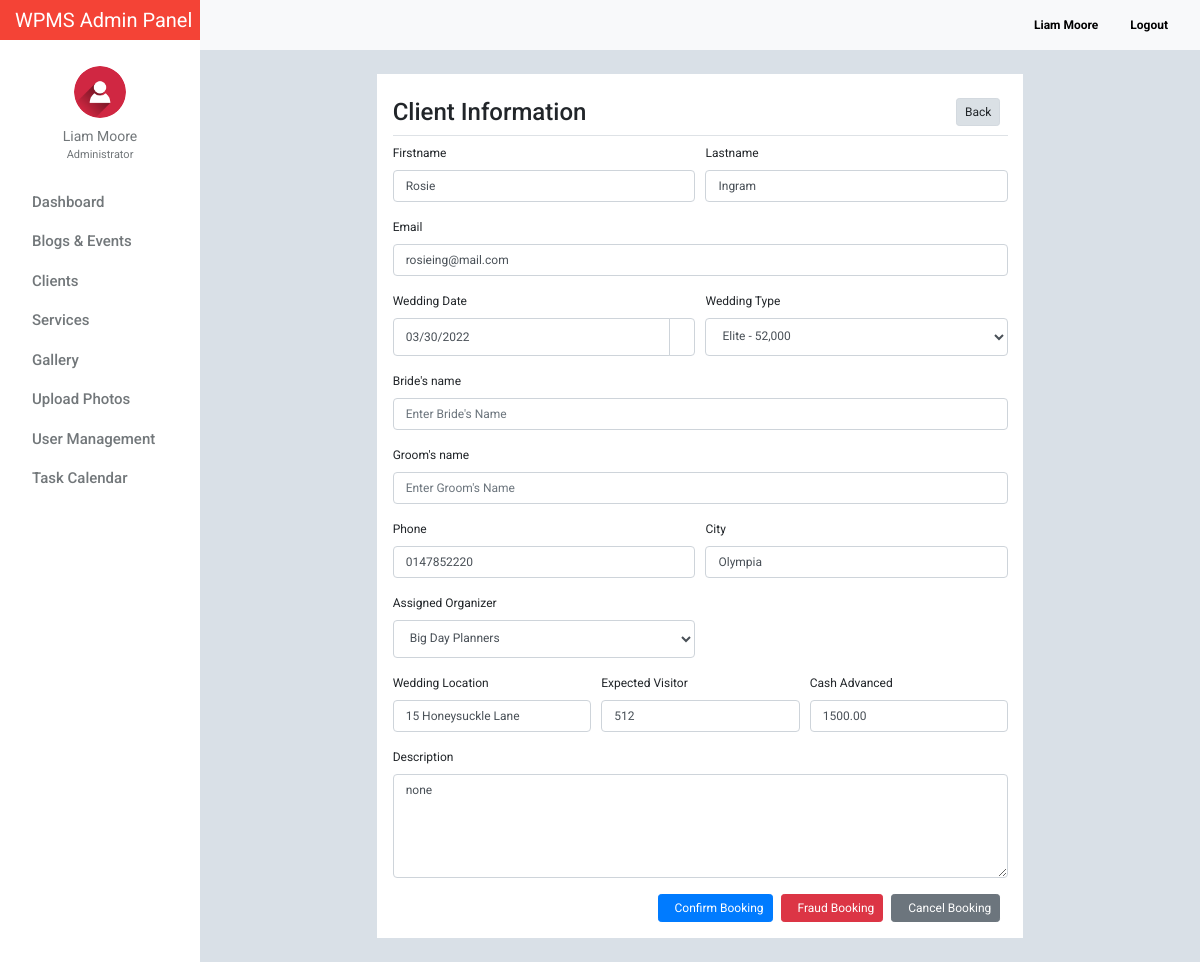
/admin/client_assign.php?booking=3&user_id=3 (signed in), run on the app's committed database.
### tables this page shows
CREATE TABLE `tblusers` (
  `id` int(11) NOT NULL,
  `firstname` varchar(32) NOT NULL,
  `lastname` varchar(32) NOT NULL,
  `gender` enum('m','f') NOT NULL,
  `username` varchar(50) NOT NULL,
  `password` varchar(50) NOT NULL,
  `email` varchar(100) NOT NULL,
  `designation` varchar(100) NOT NULL,
  `address` text NOT NULL,
  `access_level` enum('0','1','2') NOT NULL,
  `profile_picture` varchar(100) NOT NULL,
  `date_created` varchar(100) NOT NULL
);

CREATE TABLE `tblaccounts_detail` (
  `id` int(11) NOT NULL,
  `user_id` int(11) NOT NULL,
  `firstname` varchar(32) NOT NULL,
  `lastname` varchar(32) NOT NULL,
  `phone` varchar(20) NOT NULL,
  `city` varchar(50) NOT NULL,
  `datetime_created` timestamp NOT NULL DEFAULT current_timestamp(),
  `description` text NOT NULL,
  `location` text NOT NULL,
  `expectation_visitor` varchar(100) NOT NULL,
  `cash_advanced` decimal(10,2) NOT NULL,
  `status` varchar(100) NOT NULL DEFAULT 'pending',
  `date_signed` datetime NOT NULL
);

CREATE TABLE `tblweddingbook` (
  `booking_id` int(11) NOT NULL,
  `user_id` int(11) NOT NULL,
  `bride` varchar(32) NOT NULL,
  `groom` varchar(32) NOT NULL,
  `wedding_type` int(11) NOT NULL,
  `user_email` varchar(100) NOT NULL,
  `wedding_date` varchar(100) NOT NULL,
  `organizer_id` int(11) NOT NULL
);

### admin/include/database.php (called while the page is built, shortened)
<?php
class Database
{
    public $connection;
    public function open_connection()
    {
        $this->connection = mysqli_connect(DB_HOST, DB_USER, DB_PASS, DB_NAME);
    }
    public function query($sql)
    {
        $result = mysqli_query($this->connection, $sql);
        return $result;
    }
}
$db = new Database();
?>

### admin/include/db_object.php (called while the page is built, shortened)
<?php
class DB_Object
{
    public static function find_all() {
        return static::find_by_query("SELECT * FROM " . static::$db_table . " ORDER BY id DESC");
    }
    public static function find_by_id($id) {
        $the_result_array = static::find_by_query("SELECT * FROM " . static::$db_table . " WHERE id = $id ORDER BY id DESC  LIMIT 1 ");
        return !empty($the_result_array) ? array_shift($the_result_array) : false;
    }
    public static function find_by_user_id($id) {
        $the_result_array = static::find_by_query("SELECT * FROM " . static::$db_table . " WHERE user_id = $id ORDER BY user_id DESC  LIMIT 1 ");
        return !empty($the_result_array) ? array_shift($the_result_array) : false;
    }
    public static function find_by_booking_id($id) {
        $the_result_array = static::find_by_query("SELECT * FROM " . static::$db_table . " WHERE booking_id = $id ORDER BY booking_id DESC  LIMIT 1 ");
        return !empty($the_result_array) ? array_shift($the_result_array) : false;
    }
    public static function find_by_query($sql) {
        global $db;
        $result_set = $db->query($sql);
        $the_object_array = array();
        while($row = mysqli_fetch_array($result_set)) {
            $the_object_array[] = static::instantiation($row);
        }
        return $the_object_array;
    }
    public static function instantiation($the_record){
        $the_object = new $calling_class;
        foreach($the_record as $the_attribute => $value)
        {
            if($the_object->has_the_attribute($the_attribute)) {
                $the_object->$the_attribute = $value;
            }
        }
        return $the_object;
    }
    private function has_the_attribute($the_attribute) {
        $object_properties = get_object_vars($this);
        return array_key_exists($the_attribute, $object_properties);
    }
}
?>

### admin/include/Users.php (called while the page is built, shortened)
<?php
class Users extends DB_Object
{
    public $profile_picture;
    public $upload_directory = "upload/users";
    public $image_placeholder = "http://placehold.it/64x64&text=images";
    public function profile_picture_picture() {
        return empty($this->profile_picture) ? $this->image_placeholder : $this->upload_directory. '/' .$this->profile_picture;
    }
}
?>

### admin/client_assign.php (the view, shortened to what this page needs)
<?php
    $booking_id = $_GET['booking'];
    $user_id = $_GET['user_id'];
    $account_detail =  Account_Details::find_by_user_id($user_id);
    $booking_detail =  Booking::find_by_booking_id($booking_id);
 	$categories = Category::find_all();
?>
<?php $users_profile = Users::find_by_id($_SESSION['id']); ?>
    <!doctype html>
    <html lang="en">
    <head>
        <link href="css/bootstrap.min.css" rel="stylesheet">
        <link href="css/dashboard.css" rel="stylesheet">
        <link rel="stylesheet" type="text/css" href="https://cdn.materialdesignicons.com/2.1.19/css/materialdesignicons.min.css">
        <link rel="stylesheet" href="../css/bootstrap-datepicker.css">
    </head>
<body>
<?php include_once 'include/sidebar.php'; ?>
    <div class="container">
        <div class="row">
            <div class="col-lg-8 offset-2 pl-3 pb-3 box-shadow mt-4">
                <form method="post" action="">
                    <h4 class="h4 mt-4 pb-2" style="border-bottom: 1px solid #dee2e6!important;">Client Information
						<a href="client.php" class="btn btn-sm btn-light float-right mr-2 active" style="font-size: 12px;">
							<span class="mdi mdi-arrow-left"></span> Back
						</a>
                    </h4>
                    <div class="form-row">
                        <div class="form-group col-md-6">
                            <label for="inputFirstname">Firstname</label>
                            <input type="text" name="firstname" class="form-control" id="inputFirstname" value="<?= $account_detail->firstname; ?>" placeholder="Enter firstname">
                        </div>
                        <div class="form-group col-md-6">
                            <label for="inputLastname">Lastname</label>
                            <input type="text" name="lastname" class="form-control" id="inputLastname" value="<?= $account_detail->lastname; ?>" placeholder="Enter lastname">
                        </div>
                    </div>
                    <div class="form-group">
                        <label for="inputEmail">Email</label>
                        <input type="text" name="email" class="form-control" id="inputEmail" value="<?= $booking_detail->user_email; ?>" placeholder="Enter email">
                    </div>
                    <div class="form-row form-group">
                        <div class="col-md-6">
                            <label for="wedding_date">Wedding Date</label>
                        </div>
                        <div class="col-md-6">
                            <label>Wedding Type</label>
                        </div>
                        <div class="input-group col-md-6">
                            <input type="text" class="form-control"
                                   name="wedding_date" value="<?= $booking_detail->wedding_date; ?>" data-provide="datepicker" id="wedding_date"
                                   placeholder="Wedding Date">
                            <div class="input-group-append">
                                    <span class="input-group-text"
                                          style="background: white;">
                                    </span>
                            </div>
                        </div>
                        <div class="input-group col-md-6">
                            <select class="form-control" id="wedding_type" name="wedding_type">
                                <?php foreach($categories as $category) : ?>
                                    <?php if ($category->id == $booking_detail->wedding_type): ?>
                                        <option value="<?= $category->id;?>" selected><?= $category->wedding_type; ?> - <?= number_format($category->price); ?> </option>
                                        <?php else: ?>
                                        <option value="<?= $category->id;?>"><?= $category->wedding_type; ?> - <?= number_format($category->price); ?> </option>
                                    <?php endif ?>
                                <?php endforeach; ?>
                            </select>
                        </div>
                    </div>
                    <div class="form-group">
                        <label for="brideName">Bride's name</label>
                        <input type="text" name="bride" class="form-control" value="<?= $booking_detail->bride; ?>" id="brideName" placeholder="Enter Bride's Name">
                    </div>
                    <div class="form-group">
                        <label for="GroomsName">Groom's name</label>
                        <input type="text" name="groom" class="form-control" value="<?= $booking_detail->groom; ?>" id="GroomsName" placeholder="Enter Groom's Name">
                    </div>
                    <div class="form-row">
                        <div class="form-group col-md-6">
                            <label for="inputPhone">Phone</label>
                            <input type="text" class="form-control" value="<?= $account_detail->phone; ?>" id="inputPhone" name="phone" placeholder="Enter Phone Number">
                        </div>
                        <div class="form-group col-md-6">
                            <label for="inputcity">City</label>
                            <input type="text" class="form-control" value="<?= $account_detail->city; ?>" id="inputcity" name="city" placeholder="Enter City">
                        </div>
                    </div>
                    <div class="form-row">
                        <div class="form-group col-md-6">
                            <label for="inputOrganizer">Assigned Organizer</label>
                            <select class="form-control" id="inputOrganizer" name="organizer_id">
                                <option value="1">Big Day Planners</option>
                            </select>
                        </div>
                    </div>
					<div class="form-row">
						<div class="col form-group">
	                        <label for="inputLocation">Wedding Location</label>
	                        <input type="text" name="location" value="<?= $account_detail->location; ?>" class="form-control" value="" id="inputLocation" placeholder="Enter location">
	                    </div>
	                    <div class="col form-group">
	                        <label for="Inputexpectation_visitor">Expected Visitor</label>
	                        <input type="text" name="expectation_visitor" value="<?= $account_detail->expectation_visitor; ?>" class="form-control" value="" id="Inputexpectation_visitor" placeholder="Enter expected visitor">
                    	</div>
                    	<div class="col form-group">
	                        <label for="inputcash_advanced">Cash Advanced</label>
	                        <input type="text" name="cash_advanced" class="form-control" value="<?= $account_detail->cash_advanced; ?>" id="inputcash_advanced" placeholder="Enter cash advanced">
                    	</div>
                    </div>
					<div class="form-group">
                        <label for="Inputdescription">Description</label>
                        <textarea name="description" class="form-control" id="Inputdescription" placeholder="Enter expected visitor" rows="5"><?= $account_detail->description; ?></textarea>
                    </div>
                    <button type="submit" name="cancel" class="btn btn-sm btn-secondary float-right mr-2" style="font-size: 12px;" value="">
                    	<i class="mdi mdi-cancel mr-2"></i> Cancel Booking
					</button>
					<button type="submit" name="fraud" class="btn btn-sm btn-danger float-right mr-2" style="font-size: 12px;" value="">
						<i class="mdi mdi-linux mr-2"></i> Fraud Booking
					</button>
                    <button type="submit" name="confirm" class="btn btn-sm btn-primary float-right mr-2" style="font-size: 12px;">
                    	<i class="mdi mdi-check mr-2"></i> Confirm Booking
                    </button>
                </form>
            </div>
        </div>
    </div>
</main>
</div>
</div>
</body>
</html>

### admin/include/sidebar.php (shortened to what this page needs)
<nav class="navbar sticky-top p-0" style="width: 16.7%;background-color: #f44336;">
    <a class="navbar-brand col-sm-3 col-md-2 mr-0" style="color:white;" href="dashboard.php">
        WPMS Admin Panel
    </a>
</nav>
<div class="container-fluid">
    <div class="row">
        <nav class="col-md-2 d-none d-md-block bg-light sidebar">
            <div class="sidebar-sticky">
                <ul class="nav flex-column">
                    <li class="nav-item mt-3">
                        <div class="text-center">
                            <a href="users_profile.php" class="user-button">
                                <img src="<?= $users_profile->profile_picture_picture(); ?>" class="img-fluid rounded-circle" width="52" height="52" alt="">
                                <div class="user-profile"><?= $users_profile->firstname . ' ' . $users_profile->lastname; ?></div>
                            </a>
                                <div class="text-center mt-0" style="font-size: 11px;color:#72777a;">
                                    <?= ($users_profile->designation == 0) ? 'Administrator' : 'Moderator'; ?>
                                </div>
                        </div>
                    </li>
                    <li class="nav-item"><div class="dropdown-divider"></div></li>
                    <li class="nav-item">
                        <a class="nav-link" href="dashboard.php">
                            Dashboard <span class="sr-only">(current)</span>
                        </a>
                    </li>
                    <li class="nav-item"><div class="dropdown-divider"></div></li>
                    <li class="nav-item">
                        <a class="nav-link" href="blog_events.php">
                            Blogs &amp; Events
                        </a>
                    </li>
                    <li class="nav-item"><div class="dropdown-divider"></div></li>
                    <li class="nav-item">
                        <a class="nav-link" href="client.php" >
                            Clients
                        </a>
                    </li>
                    <li class="nav-item"><div class="dropdown-divider"></div></li>
                    <li class="nav-item">
                        <a class="nav-link" href="service_list.php">
                            Services
                        </a>
                    </li>
                    <li class="nav-item"><div class="dropdown-divider"></div></li>
                    <li class="nav-item">
                        <a class="nav-link" href="photos_view.php">
                            Gallery
                        </a>
                    </li>
                    <li class="nav-item"><div class="dropdown-divider"></div></li>
                    <li class="nav-item">
                        <a class="nav-link" href="photos_add.php">
                            Upload Photos
                        </a>
                    </li>
                    <li class="nav-item"><div class="dropdown-divider"></div></li>
                    <li class="nav-item">
                        <a class="nav-link" href="users.php">
                            User Management
                        </a>
                    </li>
                    <li class="nav-item"><div class="dropdown-divider"></div></li>
                    <li class="nav-item">
                        <a class="nav-link" href="task_all_calendar.php">
                            Task Calendar
                        </a>
                    </li>
                </ul>
            </div>
        </nav>
        <main role="main" class="col-md-9 ml-sm-auto col-lg-10" style="margin-top: -40px;z-index: 999">
            <nav class="navbar navbar-expand-lg navbar-light bg-light" style="margin-left:-15px;margin-right: -15px;">
                <div class="form-inline my-2 my-lg-0">
                    <a class="nav-link" href="users_profile.php"><b><?= ucfirst($users_profile->firstname) . ' ' . ucfirst($users_profile->lastname); ?></b></a>
                    <a class="nav-link" href="logout.php"><b><i class="mdi mdi-logout" style="color: #f44336!important;"></i> Logout</b></a>
                </div>
            </nav>

### data on the page
tblusers: profile_picture (picture), firstname "Liam", lastname "Moore"
tblaccounts_detail: firstname "Rosie", lastname "Ingram", phone "0147852220", city "Olympia", location "15 Honeysuckle Lane", expectation_visitor "512", cash_advanced "1500.00", description "none"
tblweddingbook: email "rosieing@mail.com", wedding_date "03/30/2022"

### other printed values
form field wedding_type "Elite - 52,000"
